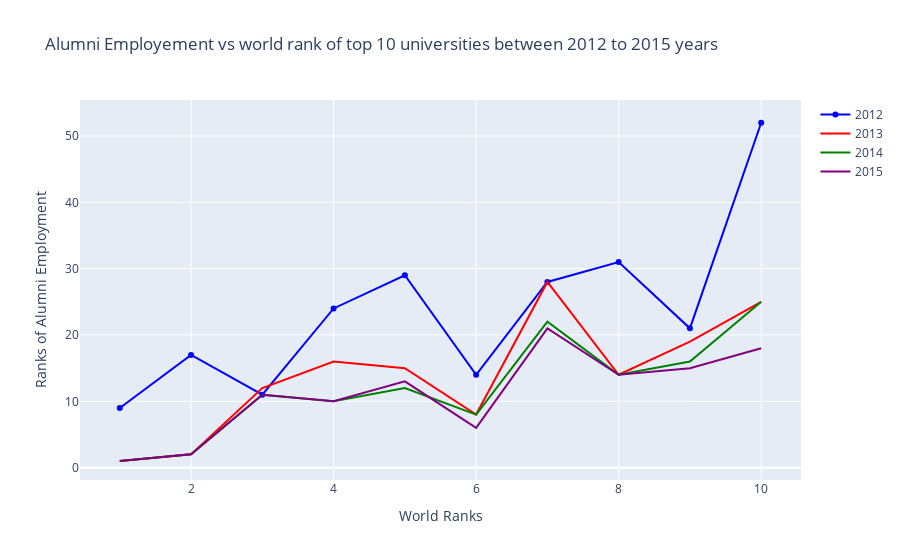

Notebook code for this chart:
### Code cell
# To plot for overview on Rank of Education Quality on year 2012 for the top 10 university
trace0 = go.Scatter(
                    x=df2012.world_rank,
                    y=df2012.alumni_employment,
                    mode="lines+markers",
                    name="2012",
                    marker=dict(color="blue"),
                    text=df2012.institution+','+df2012.country,
                    )

trace1 = go.Scatter(
                    x=df2013.world_rank,
                    y=df2013.alumni_employment,
                    mode="lines",
                    name="2013",
                    marker=dict(color="red"),
                    text=df2013.institution+','+df2013.country,
                    )

trace2 = go.Scatter(
                    x=df2014.world_rank,
                    y=df2014.alumni_employment,
                    mode="lines",
                    name="2014",
                    marker=dict(color="green"),
                    text=df2014.institution+','+df2014.country,
                    )

trace3 = go.Scatter(
                    x=df2015.world_rank,
                    y=df2015.alumni_employment,
                    mode="lines",
                    name="2015",
                    marker=dict(color="purple"),
                    text=df2015.institution+','+df2015.country,
                    )

data =[trace0, trace1, trace2, trace3]

layout=go.Layout(title="Alumni Employement vs world rank of top 10 universities between 2012 to 2015 years",
                 xaxis = dict(title="World Ranks"),
                 yaxis = dict(title="Ranks of Alumni Employment"))

fig = go.Figure(data=data, layout=layout)

offline.iplot(fig)

### Figure 1 — Plotly figure (JSON) as saved in the notebook; plotly's stock layout.template omitted (floating-point values rounded to 4 significant figures)
{"data": [{"marker": {"color": "blue"}, "mode": "lines+markers", "name": "2012", "text": ["Harvard University,USA", "Massachusetts Institute of Technology,USA", "Stanford University,USA", "University of Cambridge,United Kingdom", "California Institute of Technology,USA", "Princeton University,USA", "University of Oxford,United Kingdom", "Yale University,USA", "Columbia University,USA", "University of California, Berkeley,USA"], "type": "scatter", "x": [1, 2, 3, 4, 5, 6, 7, 8, 9, 10], "y": [9, 17, 11, 24, 29, 14, 28, 31, 21, 52]}, {"marker": {"color": "red"}, "mode": "lines", "name": "2013", "text": ["Harvard University,USA", "Stanford University,USA", "University of Oxford,United Kingdom", "Massachusetts Institute of Technology,USA", "University of Cambridge,United Kingdom", "Columbia University,USA", "University of California, Berkeley,USA", "Princeton University,USA", "University of Chicago,USA", "Yale University,USA"], "type": "scatter", "x": [1, 2, 3, 4, 5, 6, 7, 8, 9, 10], "y": [1, 2, 12, 16, 15, 8, 28, 14, 19, 25]}, {"marker": {"color": "green"}, "mode": "lines", "name": "2014", "text": ["Harvard University,USA", "Stanford University,USA", "Massachusetts Institute of Technology,USA", "University of Cambridge,United Kingdom", "University of Oxford,United Kingdom", "Columbia University,USA", "University of California, Berkeley,USA", "University of Chicago,USA", "Princeton University,USA", "Yale University,USA"], "type": "scatter", "x": [1, 2, 3, 4, 5, 6, 7, 8, 9, 10], "y": [1, 2, 11, 10, 12, 8, 22, 14, 16, 25]}, {"marker": {"color": "purple"}, "mode": "lines", "name": "2015", "text": ["Harvard University,USA", "Stanford University,USA", "Massachusetts Institute of Technology,USA", "University of Cambridge,United Kingdom", "University of Oxford,United Kingdom", "Columbia University,USA", "University of California, Berkeley,USA", "University of Chicago,USA", "Princeton University,USA", "Cornell University,USA"], "type": "scatter", "x": [1, 2, 3, 4, 5, 6, 7, 8, 9, 10], "y": [1, 2, 11, 10, 13, 6, 21, 14, 15, 18]}], "layout": {"title": {"text": "Alumni Employement vs world rank of top 10 universities between 2012 to 2015 years"}, "xaxis": {"title": {"text": "World Ranks"}}, "yaxis": {"title": {"text": "Ranks of Alumni Employment"}}}}
